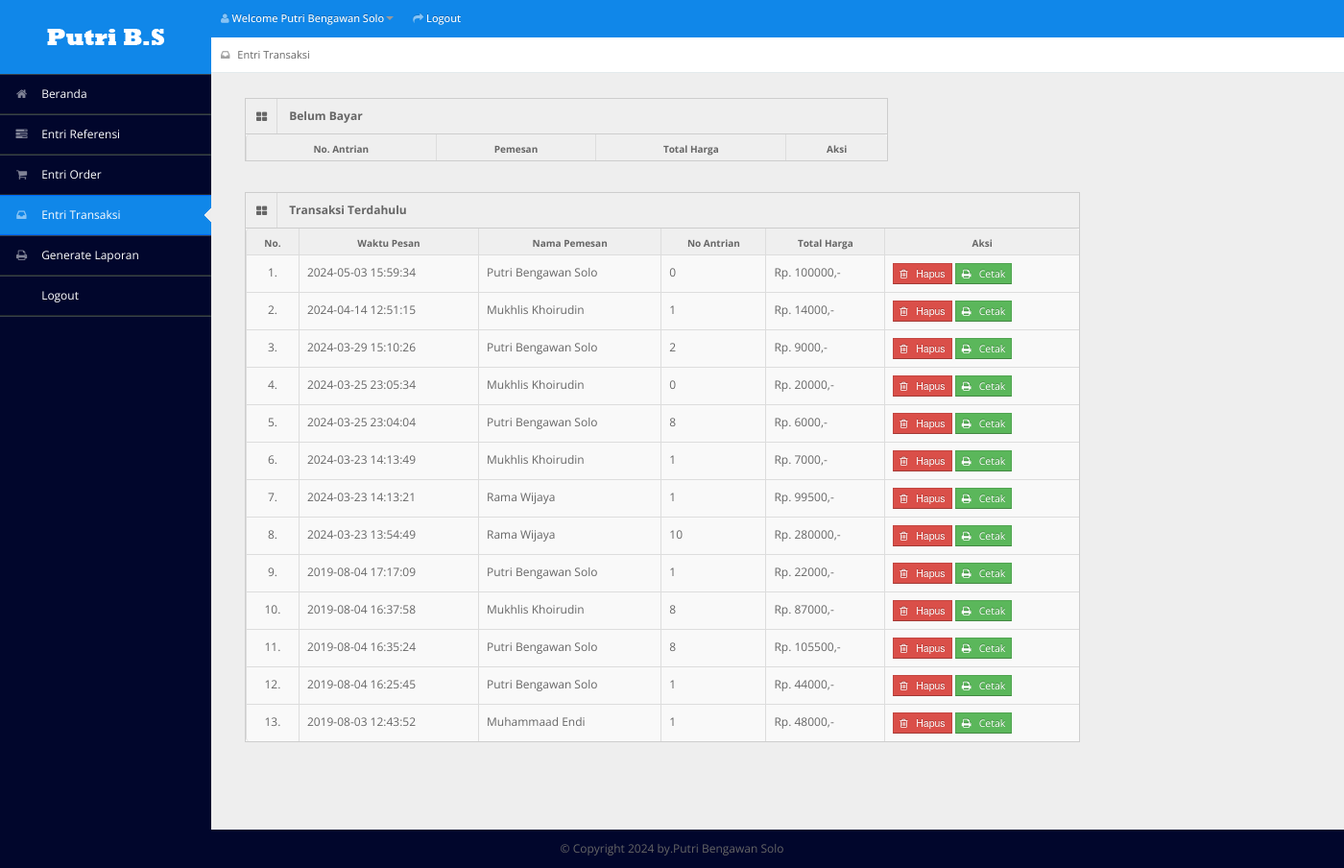
The page /entri_transaksi.php (signed in) on the database its author committed.
### tables this page shows
CREATE TABLE `tb_user` (
  `id_user` int(11) NOT NULL,
  `username` varchar(150) NOT NULL,
  `password` varchar(150) NOT NULL,
  `nama_user` varchar(150) NOT NULL,
  `id_level` int(11) NOT NULL,
  `status` varchar(150) NOT NULL
);

CREATE TABLE `tb_order` (
  `id_order` int(11) NOT NULL,
  `id_admin` int(11) DEFAULT NULL,
  `id_pengunjung` int(11) NOT NULL,
  `waktu_pesan` datetime NOT NULL,
  `no_meja` int(11) NOT NULL,
  `total_harga` varchar(150) NOT NULL,
  `uang_bayar` varchar(150) DEFAULT NULL,
  `uang_kembali` varchar(150) DEFAULT NULL,
  `status_order` varchar(150) NOT NULL
);

### entri_transaksi.php (the view, shortened to what this page needs)
<!DOCTYPE html>
<?php
include "connection/koneksi.php";
$id = $_SESSION['id_user'];
if(isset ($_SESSION['username'])){
  $query = "select * from tb_user natural join tb_level where id_user = $id";
  mysqli_query($conn, $query);
  $sql = mysqli_query($conn, $query);
  while($r = mysqli_fetch_array($sql)){
?>
<html lang="en">
<head>
<link rel="stylesheet" href="template/dashboard/css/bootstrap.min.css" />
<link rel="stylesheet" href="template/dashboard/css/bootstrap-responsive.min.css" />
<link rel="stylesheet" href="template/dashboard/css/fullcalendar.css" />
<link rel="stylesheet" href="template/dashboard/css/matrix-style.css" />
<link rel="stylesheet" href="template/dashboard/css/matrix-media.css" />
<link href="template/dashboard/font-awesome/css/font-awesome.css" rel="stylesheet" />
<link rel="stylesheet" href="template/dashboard/css/jquery.gritter.css" />
</head>
<body>
<div id="header">
  <h1><a href="entri_transaksi.php">Entri Transaksi</a></h1>
</div>
<div id="user-nav" class="navbar navbar-inverse">
  <ul class="nav">
    <li  class="dropdown" id="profile-messages" ><a title="" href="#" data-toggle="dropdown" data-target="#profile-messages" class="dropdown-toggle"><i class="icon icon-user"></i>  <span class="text">Welcome <?php echo $r['nama_user'];?></span><b class="caret"></b></a>
    </li>
    <li class=""><a title="" href="logout.php"><i class="icon icon-share-alt"></i> <span class="text">Logout</span></a></li>
  </ul>
</div>
<div id="sidebar"><a href="entri_referensi.php" class="visible-phone"><i class="icon icon-inbox"></i> <span>Entri Transaksi</span></a>
  <ul>
    <?php
    if($r['id_level'] == 1){
  ?>
    <li> <a href="beranda.php"><i class="icon icon-home"></i> <span>Beranda</span></a> </li>
    <li> <a href="entri_referensi.php"><i class="icon icon-tasks"></i> <span>Entri Referensi</span></a> </li>
    <li> <a href="entri_order.php"><i class="icon icon-shopping-cart"></i> <span>Entri Order</span></a> </li>
    <li class="active"> <a href="entri_transaksi.php"><i class="icon icon-inbox"></i> <span>Entri Transaksi</span></a> </li>
    <li> <a href="generate_laporan.php"><i class="icon icon-print"></i> <span>Generate Laporan</span></a> </li>
    <li> <a href="logout.php"><i class="icon icon-sign-out"></i> <span>Logout</span></a> </li>
  <?php
    } else if($r['id_level'] == 2){
  ?>
    <li> <a href="beranda.php"><i class="icon icon-home"></i> <span>Beranda</span></a> </li>
    <li> <a href="entri_order.php"><i class="icon icon-shopping-cart"></i> <span>Entri Order</span></a> </li>
    <li> <a href="generate_laporan.php"><i class="icon icon-print"></i> <span>Generate Laporan</span></a> </li>
    <li> <a href="logout.php"><i class="icon icon-sign-out"></i> <span>Logout</span></a> </li>
  <?php
    } else if($r['id_level'] == 3){
  ?>
    <li><a href="beranda.php"><i class="icon icon-home"></i> <span>Beranda</span></a> </li>
    <li class="active"> <a href="entri_transaksi.php"><i class="icon icon-inbox"></i> <span>Entri Transaksi</span></a> </li>
    <li> <a href="generate_laporan.php"><i class="icon icon-print"></i> <span>Generate Laporan</span></a> </li>
    <li> <a href="logout.php"><i class="icon icon-sign-out"></i> <span>Logout</span></a> </li>
  <?php
    } else if($r['id_level'] == 4){
  ?>
    <li class="active"><a href="beranda.php"><i class="icon icon-home"></i> <span>Beranda</span></a> </li>
    <li> <a href="generate_laporan.php"><i class="icon icon-print"></i> <span>Generate Laporan</span></a> </li>
    <li> <a href="logout.php"><i class="icon icon-sign-out"></i> <span>Logout</span></a> </li>
  <?php
    } else if($r['id_level'] == 5){
  ?>
    <li> <a href="beranda.php"><i class="icon icon-home"></i> <span>Beranda</span></a> </li>
    <li> <a href="entri_order.php"><i class="icon icon-shopping-cart"></i> <span>Entri Order</span></a> </li>
    <li> <a href="logout.php"><i class="icon icon-sign-out"></i> <span>Logout</span></a> </li>
  <?php
    }
  ?>
  </ul>
</div>
<div id="content">
  <div id="content-header">
    <div id="breadcrumb"> <a href="entri_transaksi.php" title="Go to here" class="tip-bottom"><i class="icon icon-inbox"></i> Entri Transaksi</a></div>
  </div>
  <div class="container">
    <div class="row-fluid">
    <?php
      if($r['id_level'] == 1 || $r['id_level'] == 3){
    ?>
      <div class="span7">
        <div class="widget-box">
          <div class="widget-title bg_lg"><span class="icon"><i class="icon-th-large"></i></span>
            <h5>Belum Bayar</h5>
          </div>
          <div class="widget-content nopadding" >
            <table class="table table-bordered table-invoice-full">
              <thead>
                <tr>
                  <th class="head0">No. Antrian</th>
                  <th class="head1">Pemesan</th>
                  <th class="head0 right">Total Harga</th>
                  <th class="head0 right">Aksi</th>
                </tr>
              </thead>
            </table>
          </div>
        </div>
      </div>
      <div class="span9">
        <div class="widget-box">
          <div class="widget-title bg_lg"><span class="icon"><i class="icon-th-large"></i></span>
            <h5>Transaksi Terdahulu</h5>
          </div>
          <div class="widget-content nopadding" >
            <table class="table table-bordered table-invoice-full">
              <thead>
                <tr>
                  <th class="head0">No.</th>
                  <th class="head0">Waktu Pesan</th>
                  <th class="head1">Nama Pemesan</th>
                  <th class="head0">No Antrian</th>
                  <th class="head0 right">Total Harga</th>
                  <th class="head0 right">Aksi</th>
                </tr>
              </thead>
              <tbody>
                <?php
                  $nomor = 1;
                  $query_sudah_order = "select * from tb_order left join tb_user on tb_order.id_pengunjung = tb_user.id_user where status_order = 'sudah bayar' order by id_order desc";
                  $sql_sudah_order = mysqli_query($conn, $query_sudah_order);
                  while($r_sudah_order = mysqli_fetch_array($sql_sudah_order)){
                ?>
                <tr>
                  <td><center><?php echo $nomor++; ?>. </center></td>
                  <td><?php echo $r_sudah_order['waktu_pesan'];?></td>
                  <td><?php echo $r_sudah_order['nama_user'];?></td>
                  <td><?php echo $r_sudah_order['no_meja'];?></td>
                  <td>Rp. <?php echo $r_sudah_order['total_harga'];?>,-</td>
                  <td>
                    <form action="" method="post">
                      <button type="submit" value="<?php echo $r_sudah_order['id_order'];?>" name="hapus_transaksi" class="btn btn-mini btn-danger">
                        <i class='icon icon-trash'></i>
                        &nbsp; Hapus
                      </button>
                      <a target='_blank' href="cetak_transaksi.php?konten=<?php echo $r_sudah_order['id_order'];?>" class="btn btn-mini btn-success">
                        <i class='icon icon-print'></i>
                        &nbsp; Cetak
                      </a>
                    </form>
                  </td>
                </tr>
                <?php
                  }
                ?>
              </tbody>
            </table>
          </div>
        </div>
      </div>
      <?php
        }
      ?>
    </div>
  </div>
</div>
<div class="row-fluid">
  <div id="footer" class="span12"> &copy; Copyright <?php echo date('Y'); ?>  by.Putri Bengawan Solo</> </div>
</div>
</body>
</html>
<?php
  }
} else {
  header('location: logout.php');
}
?>

### template/dashboard/css/matrix-style.css (style rules this page uses)
* { outline: none !important; -moz-outline: none !important; }
html, body { height: 100% }
body { overflow-x: hidden; margin-top: -10px; font-family: 'Open Sans', sans-serif; font-size: 12px; color: #666; }
a { color: #666; }
select, textarea, input[type="text"], input[type="password"], input[type="datetime"], input[type="datetime-local"], input[type="date"], input[type="month"], input[type="time"], input[type="week"], input[type="number"], input[type="email"], input[type="url"], input[type="search"], input[type="tel"], input[type="color"], .uneditable-input, .label, .dropdown-menu, .btn, .well, .progress, .table-bordered, .btn-group>.btn:first-child, .btn-group>.btn:last-child, .btn-group>.btn:last-child, .btn-group>.dropdown-toggle, .alert { border-radius: 0px; }
.btn, textarea, input[type="text"], input[type="password"], input[type="datetime"], input[type="datetime-local"], input[type="date"], input[type="month"], input[type="time"], input[type="week"], input[type="number"], input[type="email"], input[type="url"], input[type="search"], input[type="tel"], input[type="color"], .uneditable-input { box-shadow: none; }
.progress, .progress-success .bar, .progress .bar-success, .progress-warning .bar, .progress .bar-warning, .progress-danger .bar, .progress .bar-danger, .progress-info .bar, .progress .bar-info, .btn, .btn-primary { background-image: none; }
#footer { padding: 10px; text-align: center; }
.bg_lg { background: #28b779; }
#header { height: 77px; position: relative; width: 100%; z-index: -9; }
#header h1 { background: url("../img/logo.png") no-repeat scroll 0 0 transparent; height: 31px; left: 20px; line-height: 600px; overflow: hidden; position: relative; top: 26px; width: 191px; }
#header h1 a { display: block; }
#user-nav { position: absolute; left: 220px; top: 0px; z-index: 20; margin: 0; }
#user-nav>ul>li>a { padding: 9px 10px; display: block; font-size: 11px; color: white; font-weight: 500; }
#user-nav>ul>li>a>i, #sidebar li a i { opacity: .5; margin-top: 2px; }
#sidebar { display: block; float: left; position: relative; width: 220px; z-index: 16; }
#sidebar>ul { list-style: none; margin: 0px 0 0; padding: 0; position: absolute; width: 220px; }
#sidebar>ul>li { display: block; position: relative; }
#sidebar>ul>li>a { padding: 10px 0 10px 15px; display: block; color: #ffffff; }
#sidebar>ul>li>a>i { margin-right: 10px; }
#sidebar>ul>li.active>a { background: url("../img/menu-active.png") no-repeat scroll right center transparent !important; text-decoration: none; }
#content { background: none repeat scroll 0 0 #eeeeee; margin-left: 220px; margin-right: 0; padding-bottom: 25px; position: relative; min-height: 100%; width: auto; }
#content-header { position: abslute; width: 100%; margin-top: -38px; z-index: 20; }
#breadcrumb { background-color: #fff; border-bottom: 1px solid #e3ebed; }
#breadcrumb a { padding: 8px 20px 8px 10px; display: inline-block; background-image: url('../img/breadcrumb.png'); background-position: center right; background-repeat: no-repeat; font-size: 11px; color: #666666; }
#breadcrumb a:last-child { background-image: none; }
#breadcrumb a i { margin-right: 5px; opacity: .6; }
.stat-boxes .peity_bar_good, .stat-boxes .peity_line_good, { color: #459D1C; }
.widget-box { background: none repeat scroll 0 0 #F9F9F9; border-left: 1px solid #CDCDCD; border-top: 1px solid #CDCDCD; border-right: 1px solid #CDCDCD; clear: both; margin-top: 16px; margin-bottom: 16px; position: relative; }
.widget-title, .modal-header, .table th, div.dataTables_wrapper .ui-widget-header { background: #efefef; border-bottom: 1px solid #CDCDCD; height: 36px; }
.widget-title span.icon { padding: 9px 10px 7px 11px; float: left; border-right: 1px solid #dadada; }
.widget-title h5 { color: #666; float: left; font-size: 12px; font-weight: bold; padding: 12px; line-height: 12px; margin: 0; }
.widget-content { padding: 15px; border-bottom: 1px solid #cdcdcd; }
.table th { height: auto; font-size: 10px; padding: 5px 10px 2px; border-bottom: 0; text-align: center; color: #666666; }
.nopadding { padding: 0 !important; }
.nopadding .table { margin-bottom: 0; }
.nopadding .table-bordered { border: 0; }
form { margin-bottom: 0; }

### rows shown on the page
tb_user: nama_user "Putri Bengawan Solo"
tb_order: waktu_pesan "2024-05-03 15:59:34", tb_user.nama_user "Putri Bengawan Solo", no_meja "0", total_harga "100000", $r_sudah_order['id_order'] 32 (drawn)
tb_order: waktu_pesan "2024-04-14 12:51:15", tb_user.nama_user "Mukhlis Khoirudin", no_meja "1", total_harga "14000", $r_sudah_order['id_order'] 31 (drawn)
tb_order: waktu_pesan "2024-03-29 15:10:26", tb_user.nama_user "Putri Bengawan Solo", no_meja "2", total_harga "9000", $r_sudah_order['id_order'] 30 (drawn)
tb_order: waktu_pesan "2024-03-25 23:05:34", tb_user.nama_user "Mukhlis Khoirudin", no_meja "0", total_harga "20000", $r_sudah_order['id_order'] 29 (drawn)
tb_order: waktu_pesan "2024-03-25 23:04:04", tb_user.nama_user "Putri Bengawan Solo", no_meja "8", total_harga "6000", $r_sudah_order['id_order'] 28 (drawn)
tb_order: waktu_pesan "2024-03-23 14:13:49", tb_user.nama_user "Mukhlis Khoirudin", no_meja "1", total_harga "7000", $r_sudah_order['id_order'] 27 (drawn)
tb_order: waktu_pesan "2024-03-23 14:13:21", tb_user.nama_user "Rama Wijaya", no_meja "1", total_harga "99500", $r_sudah_order['id_order'] 26 (drawn)
tb_order: waktu_pesan "2024-03-23 13:54:49", tb_user.nama_user "Rama Wijaya", no_meja "10", total_harga "280000", $r_sudah_order['id_order'] 25 (drawn)
tb_order: waktu_pesan "2019-08-04 17:17:09", tb_user.nama_user "Putri Bengawan Solo", no_meja "1", total_harga "22000", $r_sudah_order['id_order'] 19 (drawn)
tb_order: waktu_pesan "2019-08-04 16:37:58", tb_user.nama_user "Mukhlis Khoirudin", no_meja "8", total_harga "87000", $r_sudah_order['id_order'] 18 (drawn)
tb_order: waktu_pesan "2019-08-04 16:35:24", tb_user.nama_user "Putri Bengawan Solo", no_meja "8", total_harga "105500", $r_sudah_order['id_order'] 16 (drawn)
tb_order: waktu_pesan "2019-08-04 16:25:45", tb_user.nama_user "Putri Bengawan Solo", no_meja "1", total_harga "44000", $r_sudah_order['id_order'] 15 (drawn)
tb_order: waktu_pesan "2019-08-03 12:43:52", tb_user.nama_user "Muhammaad Endi", no_meja "1", total_harga "48000", $r_sudah_order['id_order'] 14 (drawn)
